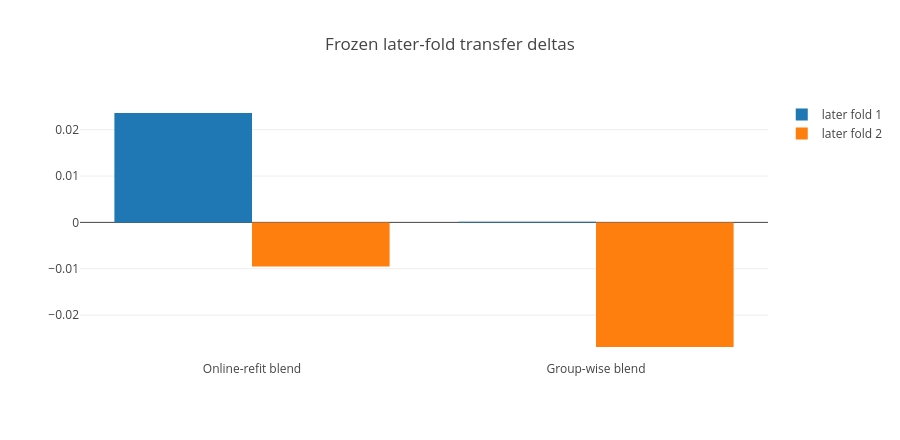

Here is the notebook cell this chart was saved with:
### Code cell
families=['Online-refit blend','Group-wise blend']
fold1=[0.02358894141274387,0.00013928741408078538]
fold2=[-0.009508797203819364,-0.0268774306726976]
fig=go.Figure([go.Bar(name='later fold 1',x=families,y=fold1),go.Bar(name='later fold 2',x=families,y=fold2)])
fig.add_hline(y=0,line_dash='dash')
fig.update_layout(title='Frozen later-fold transfer deltas',barmode='group',width=900,height=440)
fig.show()

### Figure 1 — Plotly figure (JSON) as saved in the notebook; plotly's stock layout.template omitted (floating-point values rounded to 4 significant figures)
{"data": [{"type": "bar", "name": "later fold 1", "x": ["Online-refit blend", "Group-wise blend"], "y": [0.02359, 0.0001393]}, {"type": "bar", "name": "later fold 2", "x": ["Online-refit blend", "Group-wise blend"], "y": [-0.009509, -0.02688]}], "layout": {"title": {"text": "Frozen later-fold transfer deltas"}, "width": 900, "height": 440}}
